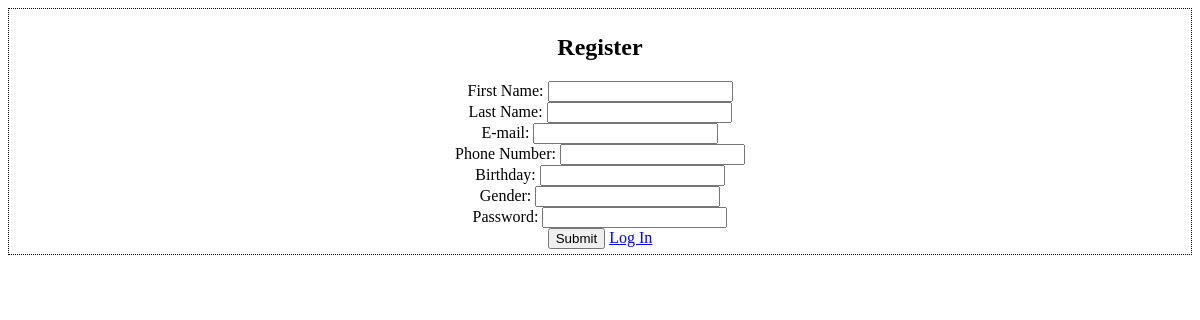
Before: / with the older database file.
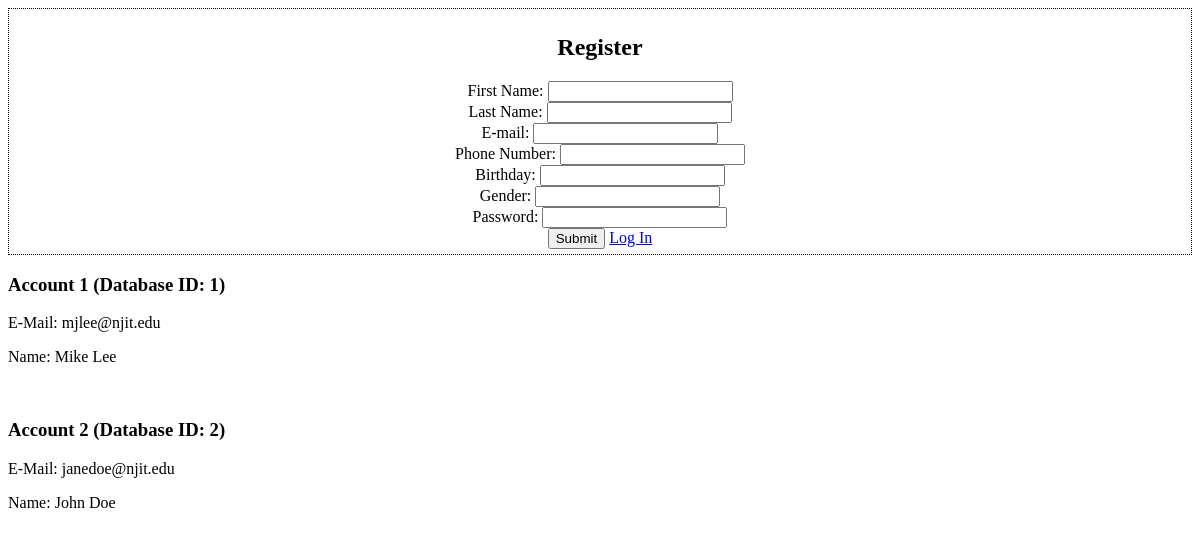
After: the same page with the newer database file.
### tables this page shows
CREATE TABLE `Account` (
  `id` int(11) unsigned NOT NULL AUTO_INCREMENT,
  `Email` varchar(60) DEFAULT NULL,
  `First Name` varchar(30) DEFAULT NULL,
  `Last Name` varchar(30) DEFAULT NULL,
  `Phone Number` varchar(20) DEFAULT NULL,
  `Birthday` date DEFAULT NULL,
  `Gender` varchar(20) DEFAULT NULL,
  `Password` varchar(30) DEFAULT NULL,
  PRIMARY KEY (`id`)
);

### database.php (called while the page is built, shortened)
<?php
	$hostname = 'sql1.njit.edu';
	$database = 'nar28';
	$username = 'nar28';
	$password = 'sHDnzTOEZ';
    try {
        $db = new PDO("mysql:host=$hostname;dbname=$database", $username, $password);
    } catch (PDOException $e) {
        $error_message = $e->getMessage();
        http_error(500, "Internal Server Error", "We couldn't connect to a MySQL database.");
        header('HTTP/1.1 500 Internal Server Error');
		exit("ERROR: There was an error connecting to the mySQL database. Error message: ".$error_message);
    }
    function runQuery($query) {
		global $db;
	    try {
			$q = $db->prepare($query);
			$q->execute();
			$results = $q->fetchAll();
			return $results;
		} catch (PDOException $e) {
			http_error(500, "Internal Server Error", "There was a SQL error:\n\n" . $e->getMessage());
		}
	}
?>

### index.php (the view, shortened to what this page needs)
<!DOCTYPE html>
<html lang="en">
<?php
	include_once 'database.php';
?>
<head>
</head>
<body>
	<center><div style="border: 1px dotted black; padding: 5px; margin-bottom: 10px;">
		<h2>Register</h2>
		<form action="register.php" method="post">
			First Name: <input type="text" name="First Name"><br>
			Last Name: <input type="text" name="Last Name"><br>
			E-mail: <input type="text" name="Email"><br>
			Phone Number: <input type="text" name="Phone Number"><br>
			Birthday: <input type="text" name="Birthday"><br>
			Gender: <input type="text" name="Gender"><br>
			Password: <input type="password" name="Password"><br>
			<input type="submit">
			<a href="logIn.php">Log In</a>
		</form>
	</div></center>
			<?php
			$results = runQuery("SELECT * FROM Account ORDER BY id");
			foreach ($results as $key=>$row) {
			    echo '<div class="row">';
	            echo '   <h3>Account '.($key+1).' (Database ID: '.$row['id'].')</h3>';
	            echo '   <p>E-Mail: '.$row['Email'].'</p>';
	            echo '   <p>Name: '.$row['First Name'].' '.$row['Last Name'].'</p>';
				echo '</div>';
				echo '<br>';
			}
		?>
</body>
</html>

Changed rows visible on the page:
added account: id "1", Email "mjlee@njit.edu", First Name "Mike", Last Name "Lee"
added account: id "2", Email "janedoe@njit.edu", First Name "John", Last Name "Doe"
